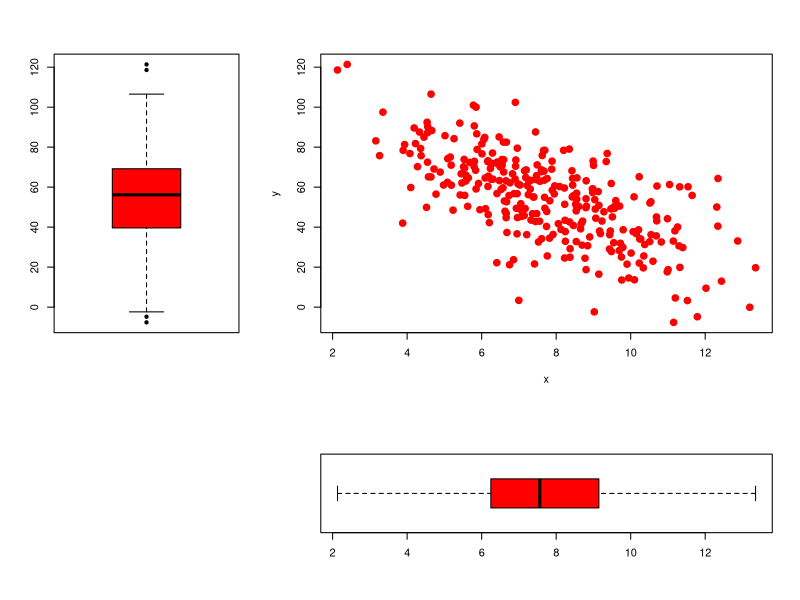

Recreate this plot in R.
#а - мат ожидание x
#b - среднеквадратическое отклонение x
#c - мат ожидание e
#d - среднеквадратическое отклонение е
#n - кол-во чисел
Function.NC <- function(a, b, c, d, n) 
{
  set.seed(30)
  x <- rnorm(n , mean = a, sd = b)
  e <- rnorm(n, c, d)
  y <- 100 - 6*x + e
  layout(matrix(c(1,2,2,1,2,2,4,3,3),nrow = 3,byrow = T))
  boxplot(y,pch = 20,cex = 1,col = "red")
  plot(x,y,pch = 20,cex = 2,col = "red")
  boxplot(x,pch = 20,cex = 1,horizontal = T,col = "red")
}
Function.NC (8, 2, 0, 15, 300)